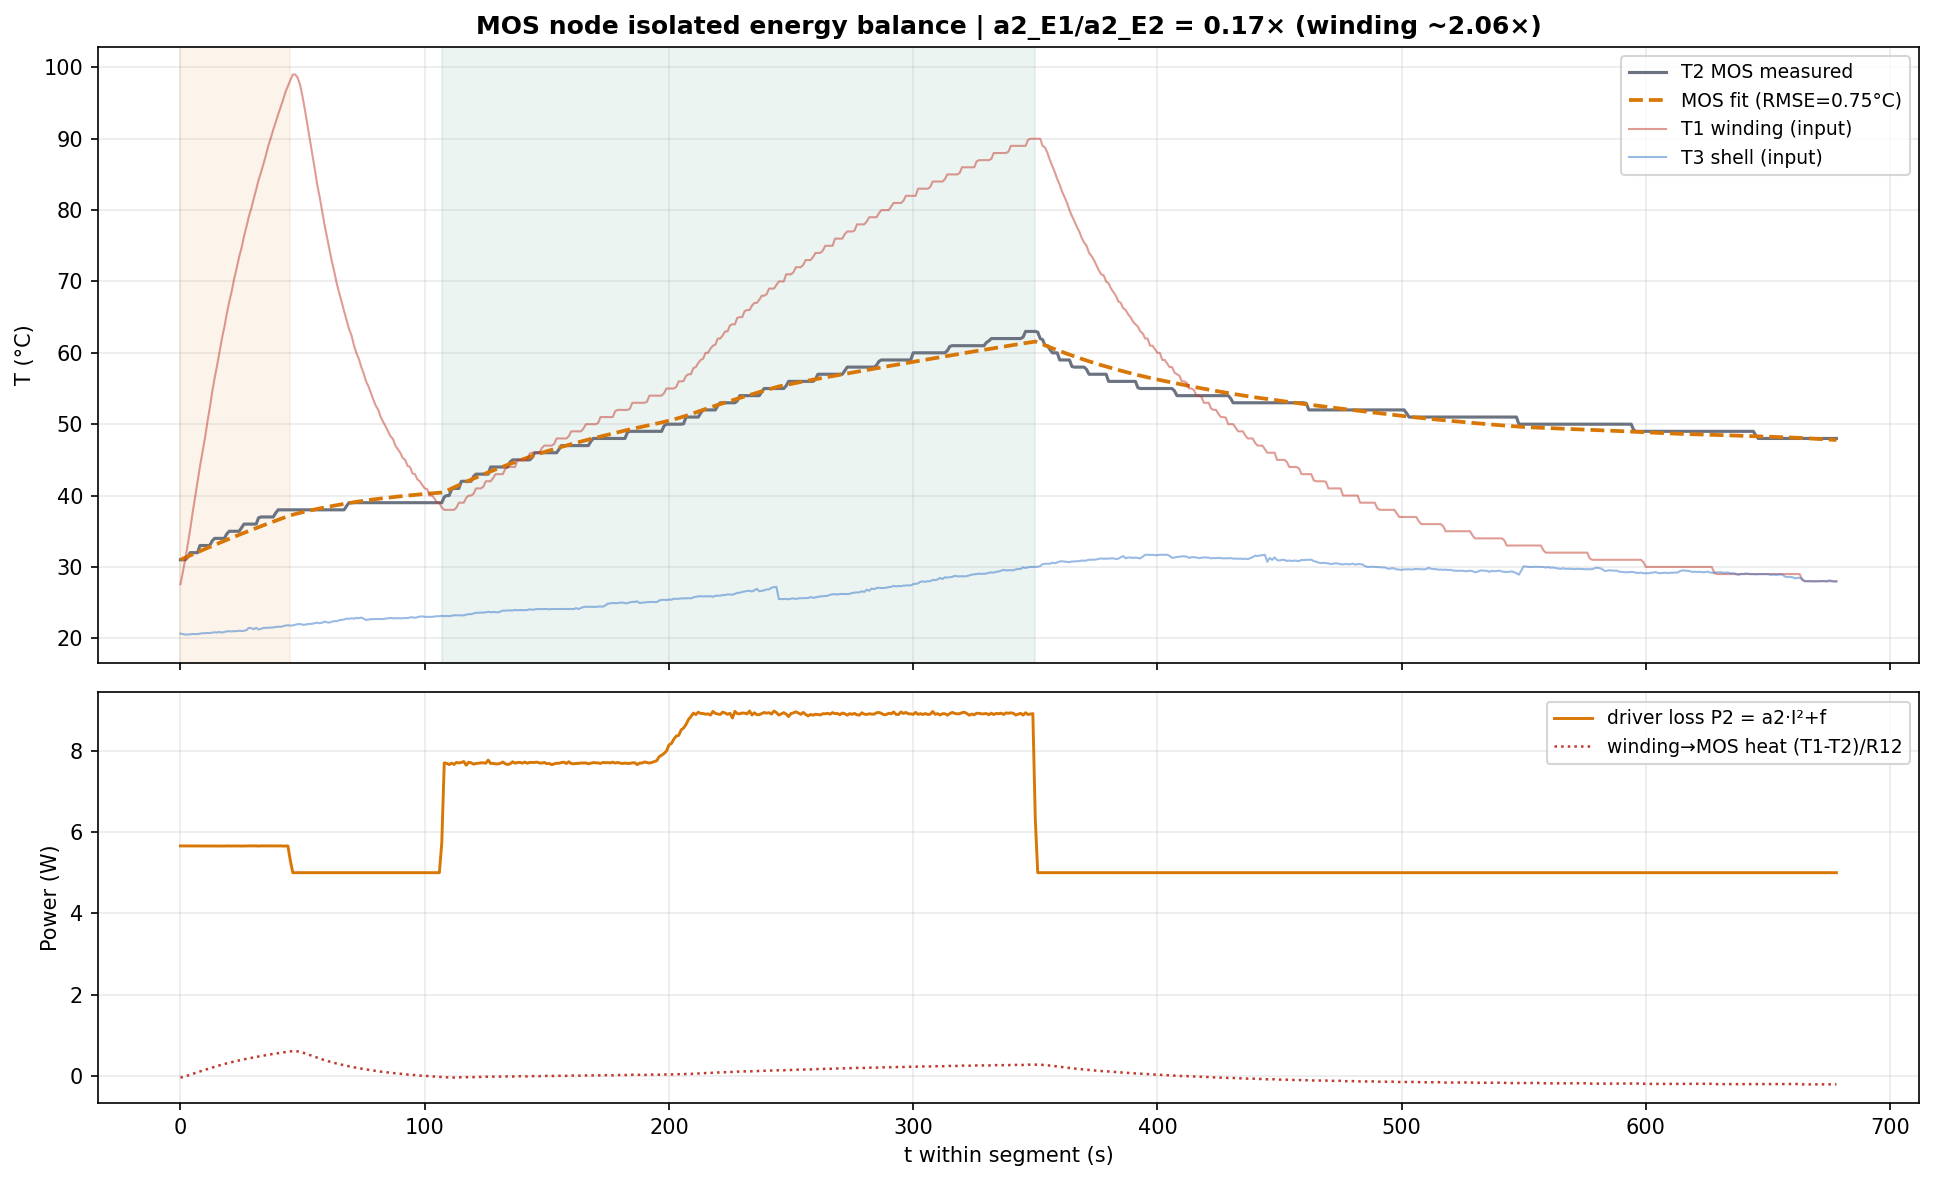

The Python source for this figure:
"""
MOS(驱动板)节点严格能量平衡 —— 独立验证"额外电流"假设
========================================================
把节点2(MOS)孤立辨识: 邻居 T1(绕组)、T3(壳)、Tamb 全用实测值当时变边界,
扣除绕组经 R12 灌入的热, 残差即真正的驱动损耗 P2。
  dT2/dt = [P2 - (T2-T1)/R12 - (T2-T3)/R23 - (T2-Tamb)/R2a] / C2
  P2 = a2_e·I² + f    (a2_e 每个堵转事件独立, f 共享待机)
判据: 若 MOS 的驱动损耗系数 a2_E1/a2_E2 ≈ 2× (与绕组 ~2.06× 同量级)
      → 逆变器也流过更多电流 → 独立坐实"额外电流(id)"假设
      若 ≈1× → 绕组额外损耗未伴随额外逆变器电流 → 反对 id 假设
用法: python mos_energy_balance.py <CSV>
"""
import sys, time
import numpy as np
from scipy.optimize import differential_evolution, minimize
import matplotlib
matplotlib.use('Agg')
import matplotlib.pyplot as plt

from lptn_3node_final import CONFIG, load_multiple

LOCK = (25, 703)     # 堵转段
EVENTS = [(25, 70), (132, 375)]   # E1(冷启), E2(温热再加热)
OUT = 'mos_energy_balance.png'
# C2, R12, R23, R2a, f, a2_E1, a2_E2
BND = [(1, 400), (0.1, 100), (0.1, 100), (0.5, 80), (0, 5), (0.0, 5), (0.0, 5)]


def build(csv):
    d = load_multiple([csv], CONFIG)
    m = (d['t'] >= LOCK[0]) & (d['t'] <= LOCK[1])
    d = d[m].reset_index(drop=True)
    t = d['t'].values
    seg = dict(t=t, T1=d['T1'].values, T2=d['T2'].values, T3=d['T3'].values,
               Tamb=d['Tamb'].values, I2=d['I'].values**2, I=d['I'].values,
               dt=np.diff(t))
    seg['dt_safe'] = np.where(seg['dt'] > 0, seg['dt'], 1.0)
    seg['dT2_meas'] = np.diff(seg['T2']) / seg['dt_safe']
    # 事件标签
    eid = np.full(len(t), -1, int)
    for e, (lo, hi) in enumerate(EVENTS):
        eid[(t >= lo) & (t <= hi)] = e
    seg['eid'] = eid
    return seg


def a2_pt(seg, a2s):
    off = float(np.mean(a2s))
    return np.where(seg['eid'] >= 0, np.asarray(a2s)[seg['eid']], off)


def sim(seg, p):
    C2, R12, R23, R2a, f = p[:5]; a2s = p[5:7]
    ap = a2_pt(seg, a2s)
    T1, T3, Ta, I2 = seg['T1'], seg['T3'], seg['Tamb'], seg['I2']
    dt = seg['dt']; N = len(seg['t'])
    T2 = np.empty(N); T2[0] = seg['T2'][0]
    iC = 1/C2; i12 = 1/R12; i23 = 1/R23; i2a = 1/R2a
    for k in range(N-1):
        P2 = ap[k]*I2[k] + f
        dT2 = (P2 - (T2[k]-T1[k])*i12 - (T2[k]-T3[k])*i23 - (T2[k]-Ta[k])*i2a)*iC
        T2[k+1] = T2[k] + dT2*dt[k]
    return T2


def cost(p, seg):
    try:
        T2 = sim(seg, p)
        if np.any(np.isnan(T2)) or np.any(np.abs(T2) > 300): return 1e6
        dT2 = np.diff(T2)/seg['dt_safe']
        return np.mean((T2-seg['T2'])**2) + 0.3*np.mean((dT2-seg['dT2_meas'])**2)
    except Exception: return 1e6


def fit(seg, seeds=(42, 123, 7)):
    bc, bx = 1e10, None
    for s in seeds:
        r = differential_evolution(cost, BND, args=(seg,), seed=s, maxiter=300,
            popsize=16, tol=1e-10, polish=False, workers=1, mutation=(0.5, 1.5), recombination=0.9)
        r2 = minimize(cost, r.x, args=(seg,), method='L-BFGS-B', bounds=BND,
            options={'maxiter': 600, 'ftol': 1e-15})
        if r2.fun < bc: bc, bx = r2.fun, r2.x
    return bx


def ev_rmse(sim_, seg, e):
    m = seg['eid'] == e; return np.sqrt(np.mean((sim_[m]-seg['T2'][m])**2))


def main():
    if len(sys.argv) < 2: print(__doc__); sys.exit(1)
    seg = build(sys.argv[1])
    print(f"堵转段 t={seg['t'][0]:.0f}~{seg['t'][-1]:.0f}s, {len(seg['t'])}pts")
    for e, (lo, hi) in enumerate(EVENTS):
        m = seg['eid'] == e
        print(f"  E{e+1}: t={lo}~{hi}s, I²={seg['I2'][m].mean():.0f}, "
              f"T2(MOS) {seg['T2'][m][0]:.0f}->{seg['T2'][m][-1]:.0f}°C, "
              f"T1(绕组) {seg['T1'][m][0]:.0f}->{seg['T1'][m][-1]:.0f}°C")

    print("\n[MOS 节点孤立辨识 + 分事件驱动损耗系数]"); t0 = time.time()
    x = fit(seg)
    T2s = sim(seg, x)
    C2, R12, R23, R2a, f = x[:5]; a2 = x[5:7]
    print(f"  C2={C2:.1f} J/K  R12={R12:.2f} R23={R23:.2f} R2a={R2a:.2f} K/W  f={f:.3f}W  ({time.time()-t0:.0f}s)")
    print(f"  拟合 RMSE: E1={ev_rmse(T2s,seg,0):.2f} E2={ev_rmse(T2s,seg,1):.2f} 全段={np.sqrt(np.mean((T2s-seg['T2'])**2)):.2f}°C")
    print(f"  驱动损耗系数 a2: E1={a2[0]:.3f}  E2={a2[1]:.3f}  W/A²")
    print(f"  ★ MOS 比值 a2_E1/a2_E2 = {a2[0]/a2[1]:.2f}×   (绕组对比: ~2.06×)")
    for v, (lo, hi), n in zip(x, BND, ['C2','R12','R23','R2a','f','a2_E1','a2_E2']):
        if abs(v-lo) < 1e-3*(hi-lo): print(f"    ⚠ {n} 碰下界 {lo}")
        if abs(v-hi) < 1e-3*(hi-lo): print(f"    ⚠ {n} 碰上界 {hi}")

    # 顺带算各事件平均"绕组→MOS 灌入热" 占比, 说明能量平衡扣除量
    for e, (lo, hi) in enumerate(EVENTS):
        m = seg['eid'] == e
        q_w2m = np.mean((seg['T1'][m]-T2s[m])/R12)   # 绕组流入MOS(正=流入)
        p2 = a2[e]*seg['I2'][m].mean()+f
        print(f"  E{e+1}: 驱动损耗 P2≈{p2:.2f}W, 绕组灌入≈{q_w2m:.2f}W (占比 {q_w2m/(p2+q_w2m)*100:.0f}%)")

    print("\n  判据: ", end="")
    r = a2[0]/a2[1]
    if r >= 1.6:
        print(f"MOS 也需 ~{r:.1f}× → 逆变器同样流过更多电流 → 独立坐实'额外电流(id/相电流)'假设 ✓")
    elif r <= 1.3:
        print(f"MOS 系数基本不变({r:.2f}×) → 额外绕组损耗未伴随额外逆变器电流 → 反对 id 假设")
    else:
        print(f"MOS 比值 {r:.2f}× 介于中间, 证据不强")

    # 图
    t = seg['t'] - seg['t'][0]
    fig, (a1, a2ax) = plt.subplots(2, 1, figsize=(13, 8), sharex=True,
                                   gridspec_kw={'height_ratios': [3, 2]})
    a1.plot(t, seg['T2'], color='#6b7280', lw=1.5, label='T2 MOS measured')
    a1.plot(t, T2s, color='#d97706', lw=1.8, ls='--', label=f'MOS fit (RMSE={np.sqrt(np.mean((T2s-seg["T2"])**2)):.2f}°C)')
    a1.plot(t, seg['T1'], color='#c0392b', lw=1.0, alpha=.5, label='T1 winding (input)')
    a1.plot(t, seg['T3'], color='#3477c9', lw=1.0, alpha=.5, label='T3 shell (input)')
    for e, (lo, hi) in enumerate(EVENTS):
        a1.axvspan(lo-seg['t'][0], hi-seg['t'][0], alpha=.08, color=['#d97706','#0e7a5f'][e])
    a1.set_ylabel('T (°C)'); a1.legend(fontsize=9, loc='upper right'); a1.grid(True, alpha=.25)
    a1.set_title(f'MOS node isolated energy balance | a2_E1/a2_E2 = {a2[0]/a2[1]:.2f}× (winding ~2.06×)', fontweight='bold')
    # 下: 驱动损耗 P2 与 绕组灌入热
    ap = a2_pt(seg, a2); P2 = ap*seg['I2']+f
    q = (seg['T1']-T2s)/R12
    a2ax.plot(t, P2, color='#d97706', lw=1.4, label='driver loss P2 = a2·I²+f')
    a2ax.plot(t, q, color='#c0392b', lw=1.2, ls=':', label='winding→MOS heat (T1-T2)/R12')
    a2ax.set_ylabel('Power (W)'); a2ax.set_xlabel('t within segment (s)')
    a2ax.legend(fontsize=9, loc='upper right'); a2ax.grid(True, alpha=.25)
    plt.tight_layout(); plt.savefig(OUT, dpi=150, bbox_inches='tight')
    print(f'\nPlot: {OUT}')


if __name__ == '__main__':
    main()
